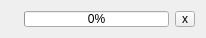
<?xml version="1.0" encoding="UTF-8"?>
<ui version="4.0">
 <class>Form</class>
 <widget class="QWidget" name="Form">
  <property name="geometry">
   <rect>
    <x>0</x>
    <y>0</y>
    <width>206</width>
    <height>26</height>
   </rect>
  </property>
  <property name="minimumSize">
   <size>
    <width>0</width>
    <height>0</height>
   </size>
  </property>
  <property name="maximumSize">
   <size>
    <width>250</width>
    <height>26</height>
   </size>
  </property>
  <property name="windowTitle">
   <string>Form</string>
  </property>
  <layout class="QGridLayout" name="gridLayout">
   <item row="0" column="0">
    <layout class="QHBoxLayout" name="layout">
     <item>
      <widget class="QLabel" name="label">
       <property name="minimumSize">
        <size>
         <width>0</width>
         <height>16</height>
        </size>
       </property>
       <property name="text">
        <string/>
       </property>
      </widget>
     </item>
     <item>
      <widget class="QProgressBar" name="progressBar">
       <property name="minimumSize">
        <size>
         <width>0</width>
         <height>16</height>
        </size>
       </property>
       <property name="value">
        <number>0</number>
       </property>
      </widget>
     </item>
     <item>
      <widget class="QToolButton" name="cancelButton">
       <property name="minimumSize">
        <size>
         <width>0</width>
         <height>16</height>
        </size>
       </property>
       <property name="text">
        <string>x</string>
       </property>
      </widget>
     </item>
    </layout>
   </item>
  </layout>
 </widget>
 <resources/>
 <connections/>
</ui>
